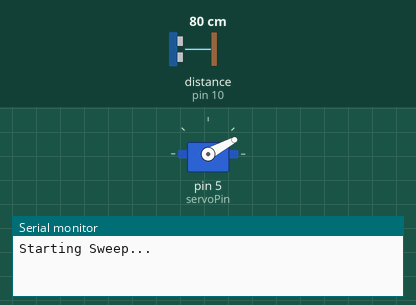
Simulated run of this sketch. Board: Arduino Uno, built with avr-gcc and run on an emulated ATmega328P. Shown: servo, the last lines printed to the serial monitor. Wiring (inferred from the names in the program): ultrasonic range finder: trigger pin 9; echo pin 10. The test bench sets the inputs (shaded band); at power-on: distance to the obstacle (sensor on pin 10) 80 cm. The echo pulse lasts 58.3 µs per cm.

Above: at 1.27 s.
1.3 s: distance to the obstacle (sensor on pin 10) set to 2 cm
At 1.76 s:
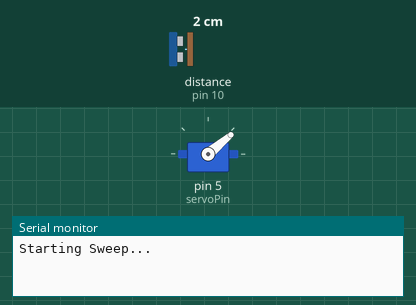
4.3 s: distance to the obstacle (sensor on pin 10) set to 60 cm
At 4.46 s:
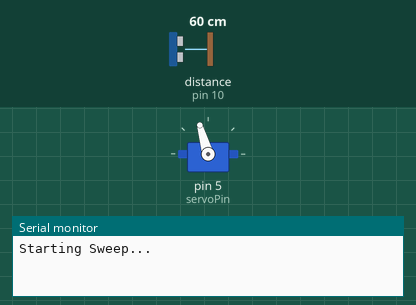
7.3 s: distance to the obstacle (sensor on pin 10) set to 4 cm
At 7.87 s:
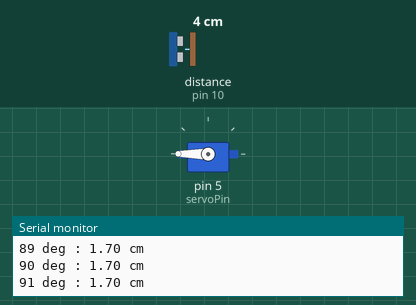
Timing chart, 0 to 16.3 s (numbered marks = the images above; inputs shaded):
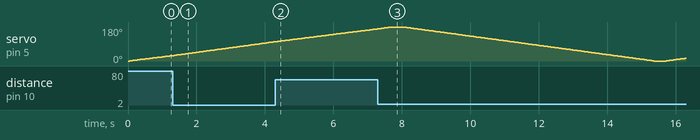

The sketch:

depthMap.ino
```cpp
#include <Servo.h>


// Pin Definitions (Fill these in with your specific pins)
const int servoPin = 5;
const int trigPin  = 9;
const int echoPin  = 10;


// Constants
const int minAngle = 0;
const int maxAngle = 180;
const int scanDelay = 40; // Time for servo to physically move and settle (ms)


// The Depth Map Array
// Index 0-180 represents the degree, Value represents distance in cm
float depthMap[181];


Servo scannerServo;


void setup() {
  Serial.begin(115200);

  scannerServo.attach(servoPin);
  pinMode(trigPin, OUTPUT);
  pinMode(echoPin, INPUT);

  Serial.println("Starting Sweep...");
}


void loop() {
  // Execute a full sweep from 0 to 180
  for (int angle = minAngle; angle <= maxAngle; angle++) {
    moveAndMeasure(angle);
  }

  // Optional: Print the array for debugging/Bayes Filter input
  printDepthMap();


  // Execute a return sweep to keep the map updated
  for (int angle = maxAngle; angle >= minAngle; angle--) {
    moveAndMeasure(angle);
  }

  printDepthMap();
}


void moveAndMeasure(int angle) {
  scannerServo.write(angle);
  delay(scanDelay); // Critical: lets the servo stop shaking

  depthMap[angle] = getDistance();
}


float getDistance() {
  digitalWrite(trigPin, LOW);
  delayMicroseconds(2);
  digitalWrite(trigPin, HIGH);
  delayMicroseconds(10);
  digitalWrite(trigPin, LOW);

  long duration = pulseIn(echoPin, HIGH, 30000); // 30ms timeout

  // Calculate distance: (duration / 2) * speed of sound (0.0343 cm/us)
  float distance = duration * 0.0343 / 2;

  // Handle out of range/timeout
  if (distance <= 0 || distance > 400) return 400.0;
  return distance;
}


void printDepthMap() {
  Serial.println("--- Current Depth Map ---");
  for (int i = 0; i <= 180; i++) {
    Serial.print(i);          // Print the angle
    Serial.print(" deg : ");  // Print the label
    Serial.print(depthMap[i]); // Print the distance
    Serial.println(" cm");    // Print the unit and move to a new line
  }
  Serial.println("-------------------------");
}
```
